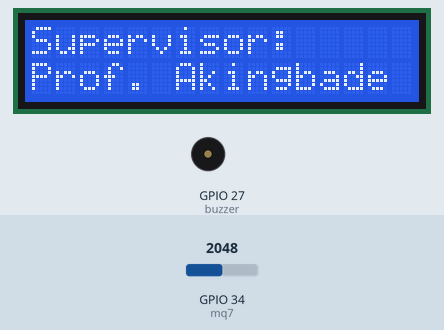
The sketch below on a simulated ESP32. Parts: 16×2 character LCD, buzzer (waves = sounding, pin HIGH). The test bench sets the inputs (shaded band); at power-on: GPIO 34 (mq7) = 2048. WiFi joins after 1.5 s; servers stay silent unless stated; web services answer with replies made up by the test bench; what the sketch prints to the serial monitor is not drawn.

Above: at 3.2 s.
At 7.3 s:
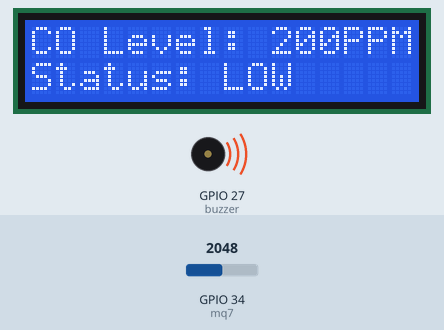
7.4 s: GPIO 34 (mq7) set to 109
9.8 s: GPIO 34 (mq7) set to 93
At 10.6 s:
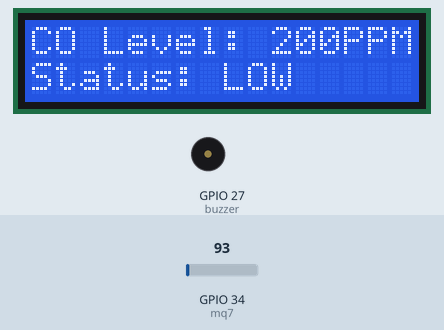
11.3 s: GPIO 34 (mq7) set to 240
At 12.6 s:
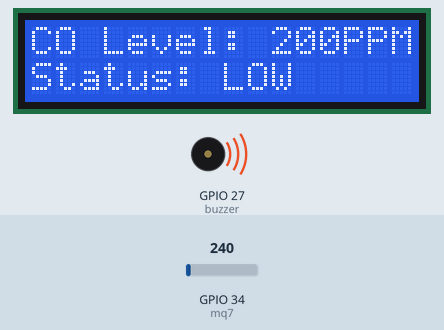
13.3 s: GPIO 34 (mq7) set to 0
At 32.0 s:
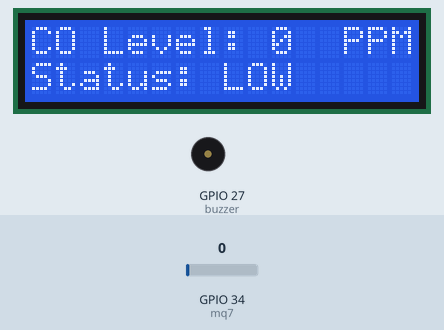
Timing chart, 0 to 32.5 s (numbered marks = the images above; inputs shaded):
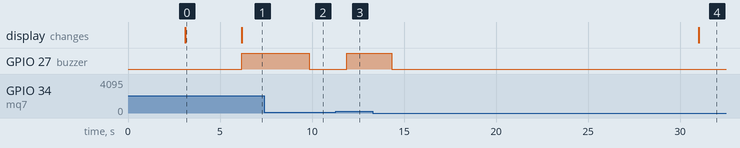

The sketch:

michael_project.ino
```cpp
#include <ThingSpeak.h>
#include <WiFi.h>
#include <HTTPClient.h>
#include <LiquidCrystal_I2C.h>

// Replace with your network credentials
const char* ssid = "Repent! Jesus loves you";
const char* password = "Jesussaves.";

// Telegram bot token and chat ID
const String botToken = "7431523597:AAEYplwLRL_LDJ0Judm-UNNzHTooiC53H0g"; // Replace with your Telegram bot token
const String chatId = "5755481750";

WiFiClient client;

LiquidCrystal_I2C lcd(0x27,16,2);

unsigned long myChannelNumber = 1;
const char * myWriteAPIKey = "13EG5M7EAZRGNOTU";

// Timer variables
unsigned long lastTime = 0;
unsigned long timerDelay = 30000;

const int mq7 = 34;
const int Thresh = 10;
const int buzzer = 27;
int mqAv;

String level = "LOW";

boolean ft = true;
int c = 0;
void setup() {
  Serial.begin(115200);  // Initialize serial communication
  WiFi.begin(ssid, password);  // Connect to Wi-Fi network

  lcd.init();
  lcd.backlight();

  Mprint("Project by: ",0,0);
  Mprint("M.S Sofolawe ",1,0);
  delay(3000);
  lcd.clear();
  Mprint("Supervisor: ",0,0);
  Mprint("Prof. Akingbade",1,0);
  delay(3000);


  // Wait for connection
  while (WiFi.status() != WL_CONNECTED) {
    delay(500);
    Serial.print(".");
    lcd.clear();
    Mprint("Waiting for",0,0);
    Mprint("connection...",1,0);
  }
  Serial.println("Connected to WiFi");


  ThingSpeak.begin(client);  // Initialize ThingSpeak

  pinMode(buzzer,OUTPUT);


  lcd.clear();
}

void loop() {
  // Check if the timer has elapsed
  int mqValue = 0;


    for(int i=0; i<200; i++){
        mqValue += ((float)analogRead(mq7));
    }

    mqValue = mqValue/200;

    mqValue = map(mqValue,0,1023,0,100);

    if (ft){

    lcd.clear();
    Mprint("CO Level:",0,0);
    Mprint(String(mqValue),0,10);
    Mprint("PPM",0,13);

    Mprint("Status:",1,0);
    Mprint(level,1,8);
    ft = false;

    }

  if ((millis() - lastTime) > timerDelay) {

    // Connect or reconnect to WiFi if not connected
    if(WiFi.status() != WL_CONNECTED) {
      Serial.print("Attempting to connect");
      WiFi.begin(ssid, password);
      while(WiFi.status() != WL_CONNECTED) {
        delay(5000);
      }
      Serial.println("\nConnected.");
    }

    // Write to ThingSpeak
    int x = ThingSpeak.writeField(myChannelNumber, 1, mqValue, myWriteAPIKey);
    Serial.println(mqValue);

    lcd.clear();
     Mprint("CO Level:",0,0);
    Mprint(String(mqValue),0,10);
    Mprint("PPM",0,13);

    Mprint("Status:",1,0);
    Mprint(level,1,8);


    if(x == 200) {
      Serial.println("Channel update successful.");
    } else {
      Serial.println("Problem updating channel. HTTP error code " + String(x));
    }

    c = 0;
    lastTime = millis();  // Update the timer
  }
  Serial.print("(");
  Serial.print(String(c));
  Serial.print(") ");
  Serial.println(mqValue);
  c++;

  if(mqValue >= Thresh){
      digitalWrite(buzzer,HIGH);
      sendTelegramMessage(mqValue);
      level = "HIGH";
    }
    else if (mqValue > 5 && mqValue < Thresh){
        level= "Fair";
        digitalWrite(buzzer,LOW);
      }
   else {
        digitalWrite(buzzer,LOW);
        level = "LOW";
    }


  delay(1000);
}

void Mprint(String tx, byte r,byte c){
      lcd.setCursor(c,r);
      lcd.print(tx);
    }


void sendTelegramMessage(int coLevel) {
  if (WiFi.status() == WL_CONNECTED) {
    HTTPClient http;

    String message = "Warning! High CO level detected: " + String(coLevel);
    message.replace(" ", "%20"); // URL-encode the message (replace spaces with %20)

    String url = "https://api.telegram.org/bot" + botToken + "/sendMessage?chat_id=" + chatId + "&text=" + message;

    http.begin(url);
    int httpResponseCode = http.GET();

    if (httpResponseCode > 0) {
      String response = http.getString();
      Serial.println("Telegram message sent successfully.");
      Serial.println(response);
    } else {
      Serial.println("Error sending Telegram message");
    }

    http.end();
  } else {
    Serial.println("Error: Not connected to WiFi");
  }
}
```

Measured:
- the behaviour switches between 103 and 102 on GPIO 34 (mq7) (found by bisection; images 1 and 2)
- after the input at 7.4 s, every drawn part: stays the same
- after the input at 9.8 s, GPIO 27 (buzzer): HIGH → LOW at once
- after the input at 11.3 s, GPIO 27 (buzzer): LOW → HIGH after 0.59 s
- after the input at 13.3 s, GPIO 27 (buzzer): HIGH → LOW after 1.0 s; the display: changes after 17.7 s (image 4)
- what the display in image 0 shows lasts 3.1 s, from 3.1 s to 6.2 s
